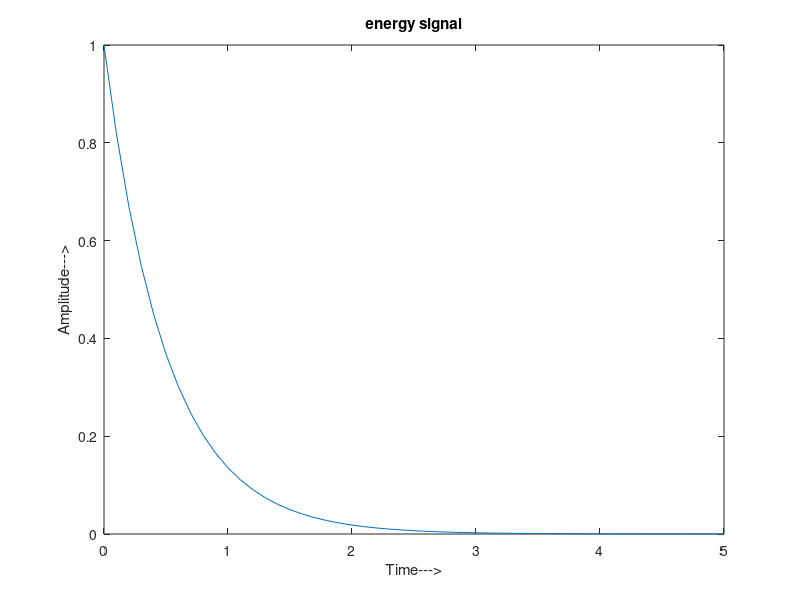

MATLAB code for this plot:
%Generation of energy signal
clc;
close all;
clear all;
t= 0:0.1:5;
x= exp(-2*t);
plot(t,x)
xlabel('Time--->')
ylabel('Amplitude--->')
title('energy signal')
